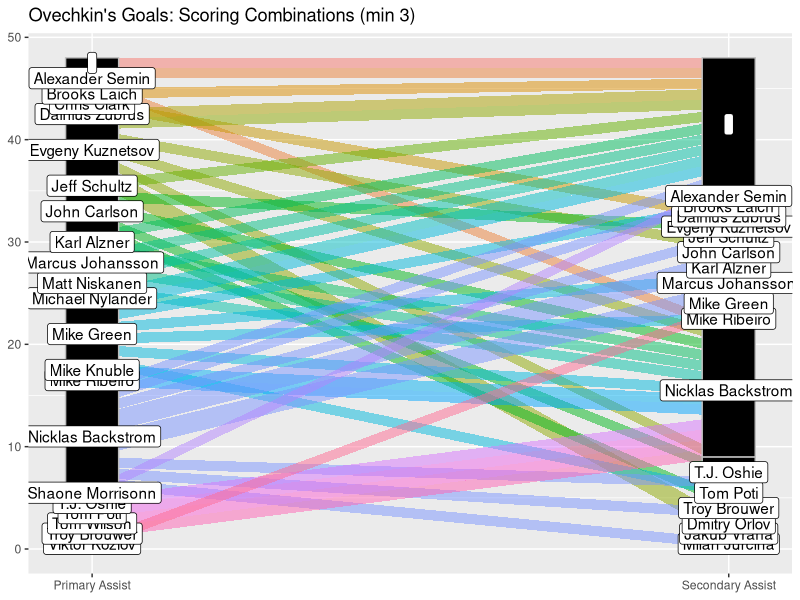

The R script that drew this image:
library(dplyr)
library(ggplot2)
library(ggalluvial)

goals_raw <- read.csv("./goal_list.csv")
goals_all <- subset(goals_raw, select=c(index, date, scorer, primary_assist, secondary_assist, career_goal_number, strength, other))

# primary <- as.data.frame(table(unlist(goals_all$primary_assist)), stringsAsFactors=FALSE)
# colnames(primary) <- c("player", "count")
# secondary <- as.data.frame(table(unlist(goals_all$secondary_assist)), stringsAsFactors=FALSE)
# colnames(secondary) <- c("player", "count")
# 
# scoring <- merge(primary, secondary, by="player")
# colnames(scoring) <- c("player", "primary", "secondary")
# scoring <- data.frame(append(scoring, c("goals"=0), after = 1), stringsAsFactors=FALSE)
# remove(primary, secondary)
# 
# scoring[nrow(scoring)+1,] <- list(player="Alexander Ovechkin", goals=nrow(goals_all), primary=0, secondary=0)

# Prerpare the data for an alluvial chart
scoring <- dplyr::count(goals_all, scorer, primary_assist, secondary_assist)

presenter <- scoring[which(scoring$n >= 3), names(scoring) %in% c("scorer", "primary_assist", "secondary_assist", "n")]

# Plot
# TODO add fill by PP or ES
ggplot(as.data.frame(presenter),
       aes(axis1 = primary_assist, axis2 = secondary_assist)) +
  geom_alluvium(aes(fill=primary_assist), width = 0, knot.pos = 0) +
  geom_stratum(width = 1/12, fill = "black", color = "grey") +
  geom_label(stat = "stratum", infer.label = TRUE) +
  scale_x_discrete(limits = c("Primary Assist", "Secondary Assist"), expand = c(.05, .05)) +
  #scale_fill_brewer(type = "qual", palette = "Set1") +
  ggtitle("Ovechkin's Goals: Scoring Combinations (min 3)") +
  theme(legend.position = "none")

        